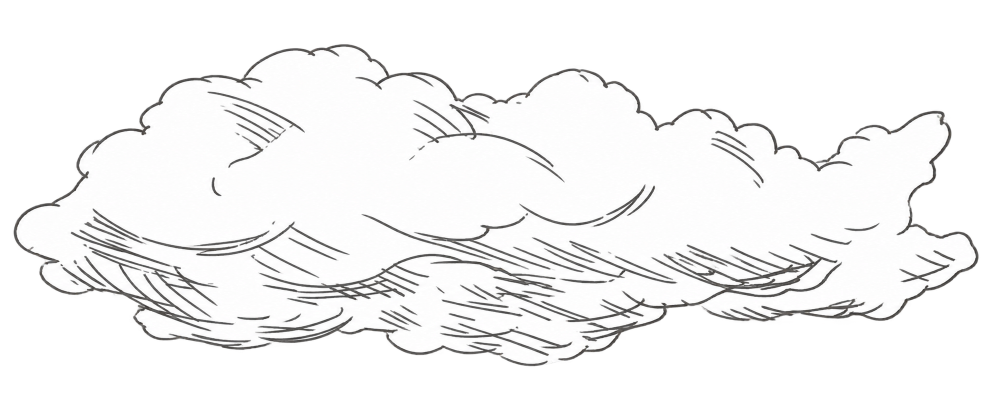
#> input picture assets-src/clouds/cloud-00-original-video.png, 1983 x 793 px (shown at 1/2 size)
$ python cloud-assets.py
#> lines starting #> are read from the running program, lines starting #| are printed output that depends on the picture
"""손그림 구름 PNG(assets-src/clouds) → 덮개용 WebP(src/cover/assets).

  - 투명 바탕 그대로 · 투명 여백은 잘라 레이어를 작게
  - 구름 안쪽 알파 250~254 를 255 로 — 겹친 뒷구름 선이 희미하게 비치지 않게
  - 긴 변 최대 1600 px(원본보다 키우지 않음) — iPad mini(배율 2)에서 가장 크게 그려지는 구름을 또렷하게
  - WebP q82(알파 q90)
  - 흐린 미리보기: 같은 그림을 긴 변 200 px · WebP q60 으로 줄여 data URL 로 src/cover/cloudblur.ts 에 싣는다 —
    코드와 함께 와서 첫 화면부터 구름이 보인다(선명한 그림 6장 해독 약 0.3 초 동안 흰 바탕만 보이던 것을 없앰 · 사용자 10-19)

돌리는 법: python3 scripts/cloud-assets.py   (Pillow 필요)
"""
import base64
import io
from pathlib import Path

from PIL import Image

ROOT = Path(__file__).resolve().parent.parent
SRC = ROOT / "assets-src" / "clouds"
OUT = ROOT / "src" / "cover" / "assets"

MAX_SIDE = 1600
SOLID_FROM = 250  # 이 알파부터는 불투명으로
BLUR_SIDE = 200  # 흐린 미리보기 긴 변(160 → 6장 base64 합 26 KB · 240 → 44 KB 견줘 고름)
BLUR_TS = ROOT / "src" / "cover" / "cloudblur.ts"

NAMES = {
    "cloud-00-original-video.png": "original",
    "cloud-01-wide.png": "wide",
    "cloud-02-billowy.png": "billowy",
    "cloud-03-diagonal.png": "diagonal",
    "cloud-04-wispy.png": "wispy",
    "cloud-05-curled.png": "curled",
}


def main() -> None:
    OUT.mkdir(parents=True, exist_ok=True)
    total = 0
    blur: dict[str, str] = {}
    for src_name, name in NAMES.items():
        im = Image.open(SRC / src_name).convert("RGBA")
#> im is the input picture: PIL image 1983x793 RGBA; mean R, G, B, A 126.6, 126.4, 126.4, 133.5
        im = im.crop(im.getchannel("A").getbbox())
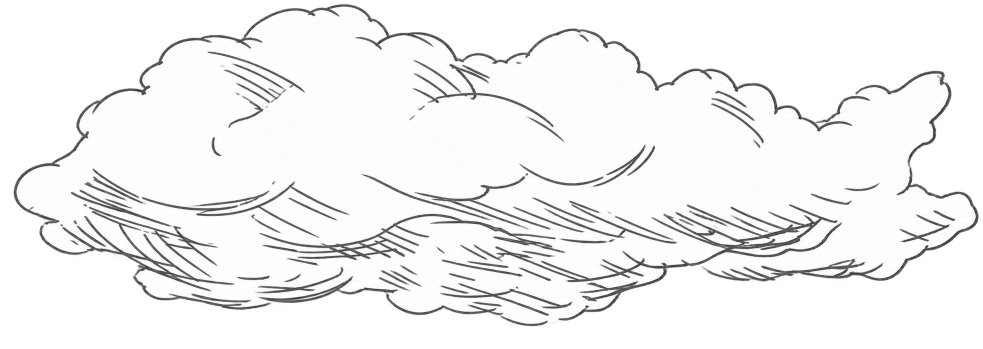
#> im: PIL image 1966x697 RGBA (shown at 1/2 size); mean R, G, B, A 145.3, 145.1, 145.1, 153.2; transparent parts drawn white
        side = max(im.size)
#> side = 1966
        if side > MAX_SIDE:
            k = MAX_SIDE / side
#> k = 0.814
            im = im.resize((round(im.width * k), round(im.height * k)), Image.LANCZOS)
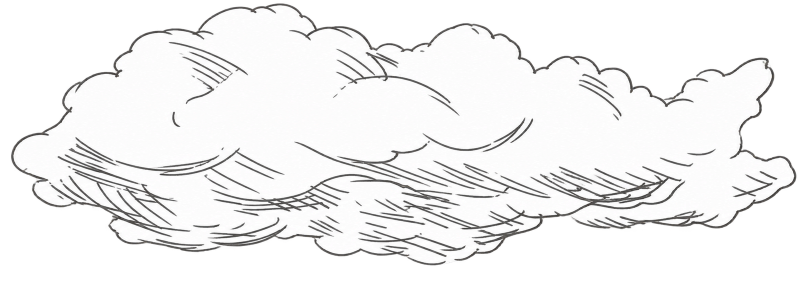
#> im: PIL image 1600x567 RGBA (shown at 1/2 size); mean R, G, B, A 144.6, 144.4, 144.4, 153.2; transparent parts drawn white
        a = im.getchannel("A").point(lambda v: 255 if v >= SOLID_FROM else v)
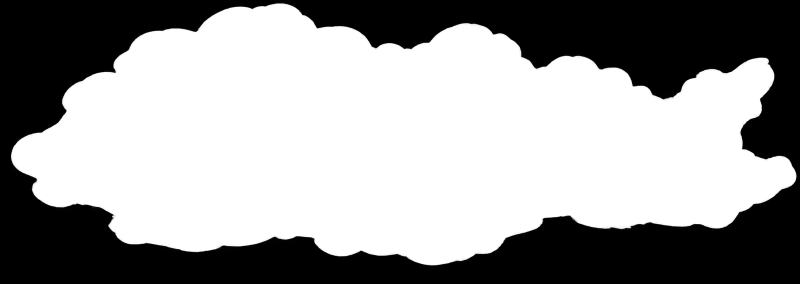
#> a: PIL image 1600x567 L (shown at 1/2 size); min 0, max 255, mean 154
        im.putalpha(a)
        path = OUT / f"cloud-{name}.webp"
        im.save(path, "WEBP", quality=82, alpha_quality=90, method=6)
#> (the run stopped early here; a loop or call above may not have finished)
